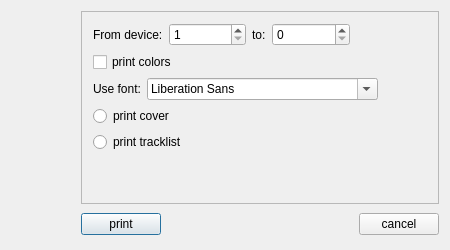
<ui version="4.0" >
 <class>PrintDeviceDialogClass</class>
 <widget class="QDialog" name="PrintDeviceDialogClass" >
  <property name="geometry" >
   <rect>
    <x>0</x>
    <y>0</y>
    <width>450</width>
    <height>250</height>
   </rect>
  </property>
  <property name="minimumSize" >
   <size>
    <width>450</width>
    <height>250</height>
   </size>
  </property>
  <property name="maximumSize" >
   <size>
    <width>450</width>
    <height>250</height>
   </size>
  </property>
  <property name="windowTitle" >
   <string>WinMusik: Print Cover</string>
  </property>
  <property name="windowIcon" >
   <iconset resource="../resources.qrc" >
    <normaloff>:/icons/resources/printer32.png</normaloff>:/icons/resources/printer32.png</iconset>
  </property>
  <layout class="QHBoxLayout" name="horizontalLayout_4" >
   <item>
    <layout class="QVBoxLayout" name="verticalLayout" >
     <item>
      <widget class="QLabel" name="label_4" >
       <property name="minimumSize" >
        <size>
         <width>64</width>
         <height>64</height>
        </size>
       </property>
       <property name="maximumSize" >
        <size>
         <width>64</width>
         <height>64</height>
        </size>
       </property>
       <property name="text" >
        <string/>
       </property>
       <property name="pixmap" >
        <pixmap resource="../resources.qrc" >:/icons/resources/printer64.png</pixmap>
       </property>
      </widget>
     </item>
     <item>
      <spacer name="verticalSpacer" >
       <property name="orientation" >
        <enum>Qt::Vertical</enum>
       </property>
       <property name="sizeHint" stdset="0" >
        <size>
         <width>20</width>
         <height>40</height>
        </size>
       </property>
      </spacer>
     </item>
    </layout>
   </item>
   <item>
    <layout class="QVBoxLayout" name="verticalLayout_3" >
     <item>
      <widget class="QFrame" name="frame" >
       <property name="frameShape" >
        <enum>QFrame::StyledPanel</enum>
       </property>
       <property name="frameShadow" >
        <enum>QFrame::Raised</enum>
       </property>
       <layout class="QVBoxLayout" name="verticalLayout_2" >
        <item>
         <layout class="QHBoxLayout" name="horizontalLayout_3" >
          <item>
           <widget class="QLabel" name="label" >
            <property name="text" >
             <string>From device:</string>
            </property>
           </widget>
          </item>
          <item>
           <widget class="QSpinBox" name="fromDevice" >
            <property name="sizePolicy" >
             <sizepolicy vsizetype="Fixed" hsizetype="MinimumExpanding" >
              <horstretch>0</horstretch>
              <verstretch>0</verstretch>
             </sizepolicy>
            </property>
            <property name="minimum" >
             <number>1</number>
            </property>
            <property name="maximum" >
             <number>377</number>
            </property>
           </widget>
          </item>
          <item>
           <widget class="QLabel" name="label_2" >
            <property name="text" >
             <string>to:</string>
            </property>
           </widget>
          </item>
          <item>
           <widget class="QSpinBox" name="toDevice" >
            <property name="sizePolicy" >
             <sizepolicy vsizetype="Fixed" hsizetype="MinimumExpanding" >
              <horstretch>0</horstretch>
              <verstretch>0</verstretch>
             </sizepolicy>
            </property>
           </widget>
          </item>
          <item>
           <spacer name="horizontalSpacer_3" >
            <property name="orientation" >
             <enum>Qt::Horizontal</enum>
            </property>
            <property name="sizeHint" stdset="0" >
             <size>
              <width>40</width>
              <height>20</height>
             </size>
            </property>
           </spacer>
          </item>
         </layout>
        </item>
        <item>
         <widget class="QCheckBox" name="printColors" >
          <property name="text" >
           <string>print colors</string>
          </property>
         </widget>
        </item>
        <item>
         <layout class="QHBoxLayout" name="horizontalLayout_2" >
          <item>
           <widget class="QLabel" name="label_3" >
            <property name="text" >
             <string>Use font:</string>
            </property>
           </widget>
          </item>
          <item>
           <widget class="QFontComboBox" name="font" />
          </item>
          <item>
           <spacer name="horizontalSpacer_2" >
            <property name="orientation" >
             <enum>Qt::Horizontal</enum>
            </property>
            <property name="sizeHint" stdset="0" >
             <size>
              <width>40</width>
              <height>20</height>
             </size>
            </property>
           </spacer>
          </item>
         </layout>
        </item>
        <item>
         <widget class="QRadioButton" name="printCoverButton" >
          <property name="text" >
           <string>print cover</string>
          </property>
         </widget>
        </item>
        <item>
         <widget class="QRadioButton" name="printTracklistButton" >
          <property name="text" >
           <string>print tracklist</string>
          </property>
         </widget>
        </item>
        <item>
         <spacer name="verticalSpacer_2" >
          <property name="orientation" >
           <enum>Qt::Vertical</enum>
          </property>
          <property name="sizeHint" stdset="0" >
           <size>
            <width>20</width>
            <height>40</height>
           </size>
          </property>
         </spacer>
        </item>
       </layout>
      </widget>
     </item>
     <item>
      <widget class="QFrame" name="frame_2" >
       <property name="frameShape" >
        <enum>QFrame::NoFrame</enum>
       </property>
       <property name="frameShadow" >
        <enum>QFrame::Raised</enum>
       </property>
       <property name="lineWidth" >
        <number>0</number>
       </property>
       <layout class="QHBoxLayout" name="horizontalLayout" >
        <property name="margin" >
         <number>0</number>
        </property>
        <item>
         <widget class="QPushButton" name="okButton" >
          <property name="text" >
           <string>print</string>
          </property>
          <property name="icon" >
           <iconset resource="../resources.qrc" >
            <normaloff>:/icons/resources/button_ok.png</normaloff>:/icons/resources/button_ok.png</iconset>
          </property>
         </widget>
        </item>
        <item>
         <spacer name="horizontalSpacer" >
          <property name="orientation" >
           <enum>Qt::Horizontal</enum>
          </property>
          <property name="sizeHint" stdset="0" >
           <size>
            <width>183</width>
            <height>29</height>
           </size>
          </property>
         </spacer>
        </item>
        <item>
         <widget class="QPushButton" name="cancelButton" >
          <property name="text" >
           <string>cancel</string>
          </property>
          <property name="icon" >
           <iconset resource="../resources.qrc" >
            <normaloff>:/icons/resources/cancel.png</normaloff>:/icons/resources/cancel.png</iconset>
          </property>
         </widget>
        </item>
       </layout>
      </widget>
     </item>
    </layout>
   </item>
  </layout>
 </widget>
 <layoutdefault spacing="6" margin="11" />
 <resources>
  <include location="../resources.qrc" />
 </resources>
 <connections/>
</ui>
